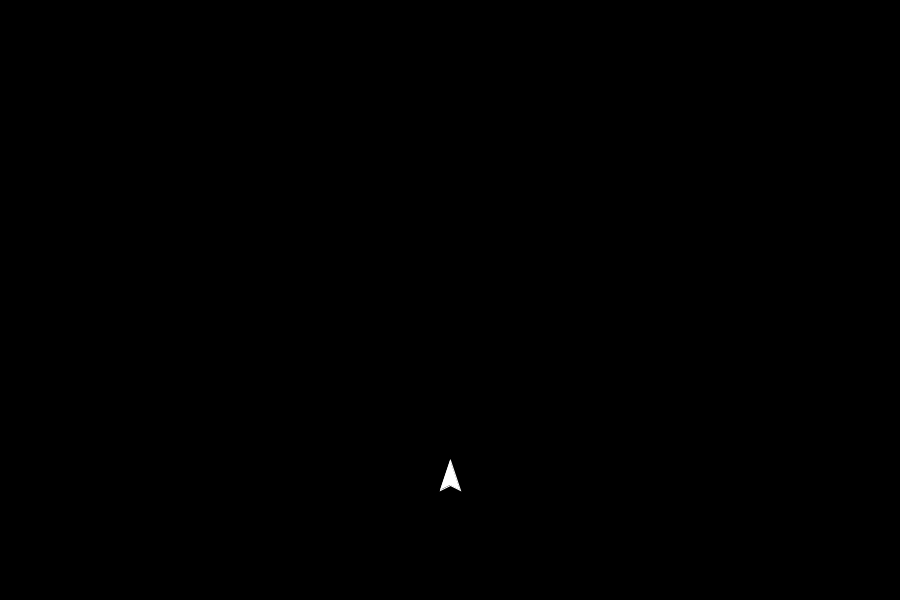
Frame 1 (no input)
Frame 60 (the mouse pressed at the canvas centre just before this capture): identical to frame 1, image omitted
Frame 120 (the mouse held since frame 60 and released just before this capture): identical to frame 1, image omitted

The Processing sketch that drew this single still picture (run headless with seeded random() and noise(); from frame 60 on, the mouse is pressed at the canvas centre):

// Processing sketch: Objects
// ── Objects.pde
//Objects
// 26 Sept 2019 Jeremiah Wilson

//Ship Object
Ship myShip;

//sets up window and initalizes object
void setup() {
  size(900, 600);
  myShip=new Ship();
}


void draw() {
  background(0);

  //calls methods the object uses
  myShip.move();
  myShip.display();
}

// ── Ship.pde
// Creates the class "Ship"
class Ship {
  //data for the class
  color c;
  float xPos;
  float yPos;
  boolean left;
  boolean right;
  boolean up;
  boolean down;
  //Constructor for the Ship that initalizes the data
  Ship() {
    c = color(255);
    xPos =450;
    yPos=500;
    left=false;
    right=false;
    up=false;
    down=false;
  }
  //Function (method) for ship display and area of movement
  void display() {
    stroke(c);
    if (left) {
      xPos=xPos - 3;
    }
    if (right) {
      xPos=xPos + 3;
    } else {
      if (up) {
        yPos=yPos - 3;
      }
      if (down) {
        yPos=yPos + 3;
      }
    }

    beginShape(); 
    vertex(xPos-10, yPos-10);
    vertex(xPos, yPos-15);
    vertex(xPos+10, yPos-10);
    vertex(xPos, yPos-40);
    endShape(CLOSE);
    loop();
    if (yPos>550) {
      yPos=550;
    }
    if (xPos>800) {
      xPos=800;
    }
    if (yPos<500) {
      yPos=500;
    }
    if (xPos<100) {
      xPos=100;
    }
  }

  //function (method) for ship movement
  void move() {
    if (key=='w') {
      up=true;
    } else {
      up=false;
    } 
    if (key=='s') {
      down=true;
    } else {
      down=false;
    }
    if (key=='a') {
      left=true;
    } else {
      left=false;
    }
    if (key=='d') {
      right=true;
    } else {
      right=false;
    }
  }
  //void keyReleased() {
  //  if (key=='w') {
  //    up=false;
  //  }
  //  if (key=='s') {
  //    down=false;
  //  }
  //  if (key=='a') {
  //    left=false;
  //  }
  //  if (key=='d') {
  //    right=false;
  //  }
  //}
}
